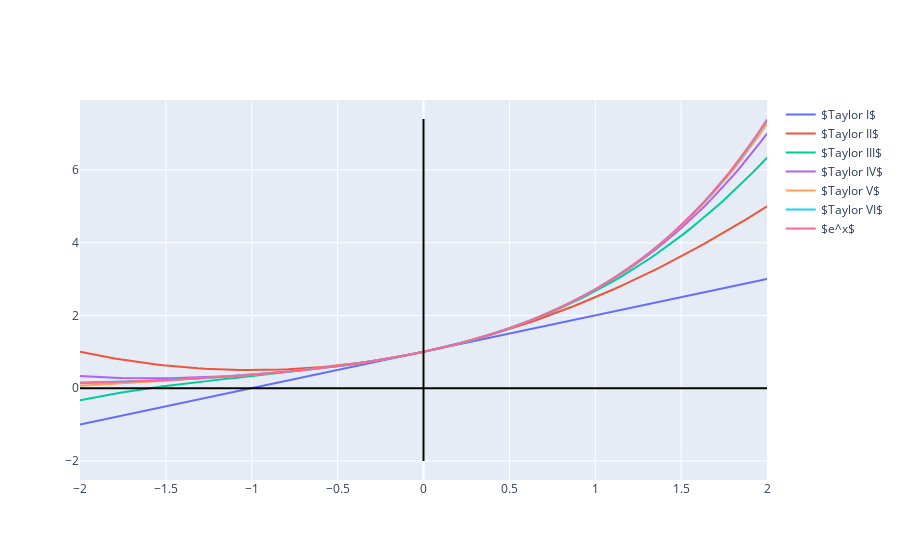

Notebook cell for this chart:
### Code cell
data = [traccia_1, traccia_2, traccia_3, traccia_4, traccia_5, traccia_6, traccia_e, X(-2, 2), Y(-2, 7.4)]
Grafico(data, layout)
